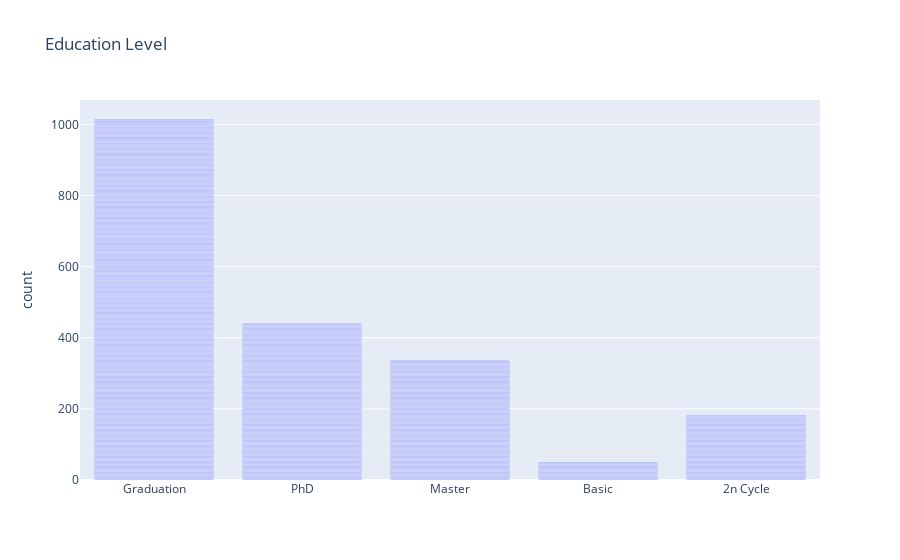

The notebook cell saved with this chart:
### Markdown cell above
Our dataset shows well-divided salaries. A few people earn little, and a few earn a lot, but there are no outliers.

The dispersion, on the other hand, is large (many data points deviate from the mean).

Based on the skewness and the boxplot, we can say that, although not completely normal, the curve is close to a normal distribution.

### Code cell
fig = px.bar(df, x='education_level', title='Education Level')
fig.update_layout(xaxis_title=None)
fig.update_traces(marker_color='blue')
fig.write_image('bar_plot.png')
img = fig.to_image(format='png')
Image(img)
fig

### Figure 1 — Plotly figure (JSON) as saved in the notebook; plotly's stock layout.template omitted (floating-point values rounded to 4 significant figures; data arrays with more than 128 entries replaced by an {"elided": "..."} marker saying what was removed)
{"data": [{"alignmentgroup": "True", "hovertemplate": "education_level=%{x}<br>count=%{y}<extra></extra>", "legendgroup": "", "marker": {"color": "blue", "pattern": {"shape": ""}}, "name": "", "offsetgroup": "", "orientation": "v", "showlegend": false, "textposition": "auto", "type": "bar", "x": {"elided": "2021 str values"}, "xaxis": "x", "y": {"elided": "2021 int values"}, "yaxis": "y"}], "layout": {"barmode": "relative", "legend": {"tracegroupgap": 0}, "title": {"text": "Education Level"}, "xaxis": {"anchor": "y", "domain": [0, 1], "title": {}}, "yaxis": {"anchor": "x", "domain": [0, 1], "title": {"text": "count"}}}}
